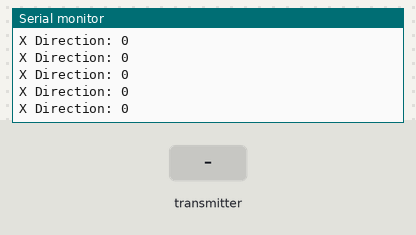
Recording of a sketch running on a simulated ESP32. Shown: the last lines printed to the serial monitor. The inputs (shaded band) are chosen by the test bench.

Above: at 1.2 s.
1.3 s: the transmitter starts sending x_direction = 1024
At 1.41 s:
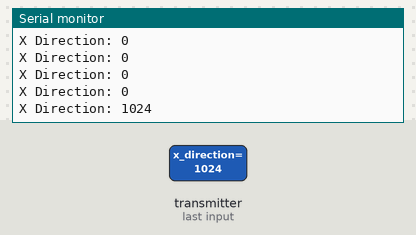
2.8 s: the transmitter starts sending x_direction = 2048
At 2.91 s:
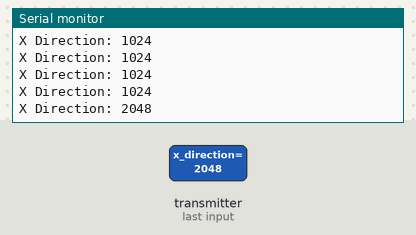
Timing chart, 0 to 5.8 s (numbered marks = the images above; inputs shaded):
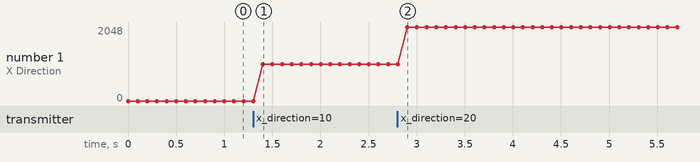

The sketch:

ReceiverESPCode.ino
```cpp
#include <esp_now.h>
#include <WiFi.h>
#include <Wire.h>
//-------------------------------------------------------------------------------------
typedef struct RxStruct
{
  int x_direction;
  // int y_direction;
}RxStruct;
RxStruct receivedData;
//-------------------------------------------------------------------------------------
void OnDataRecv(const uint8_t * mac, const uint8_t *incomingData, int len)
{
  memcpy(&receivedData, incomingData, sizeof(receivedData));
}
//======================================================================================
void setup()
{
  Serial.begin(9600);

  //-------------------------------------------------------------------------------------
  WiFi.mode(WIFI_STA);
  if (esp_now_init() != ESP_OK)
  {
    Serial.println("Error initializing ESP-NOW");
    return;
  }
  esp_now_register_recv_cb(OnDataRecv);
}
//======================================================================================
void loop()
{
  Serial.print("X Direction: ");
  Serial.println(receivedData.x_direction);
  // Serial.print("Y Direction: ");
  // Serial.println(receivedData.y_direction);

  delay(100);
}
```

Measured:
- after the input at 1.3 s, the serial monitor: prints a new line after 0.10 s (image 1)
- after the input at 2.8 s, the serial monitor: prints a new line after 0.10 s (image 2)
- plotted number 1: 0 → 1024 after the input at 1.3 s, 1024 → 2048 after the input at 2.8 s
